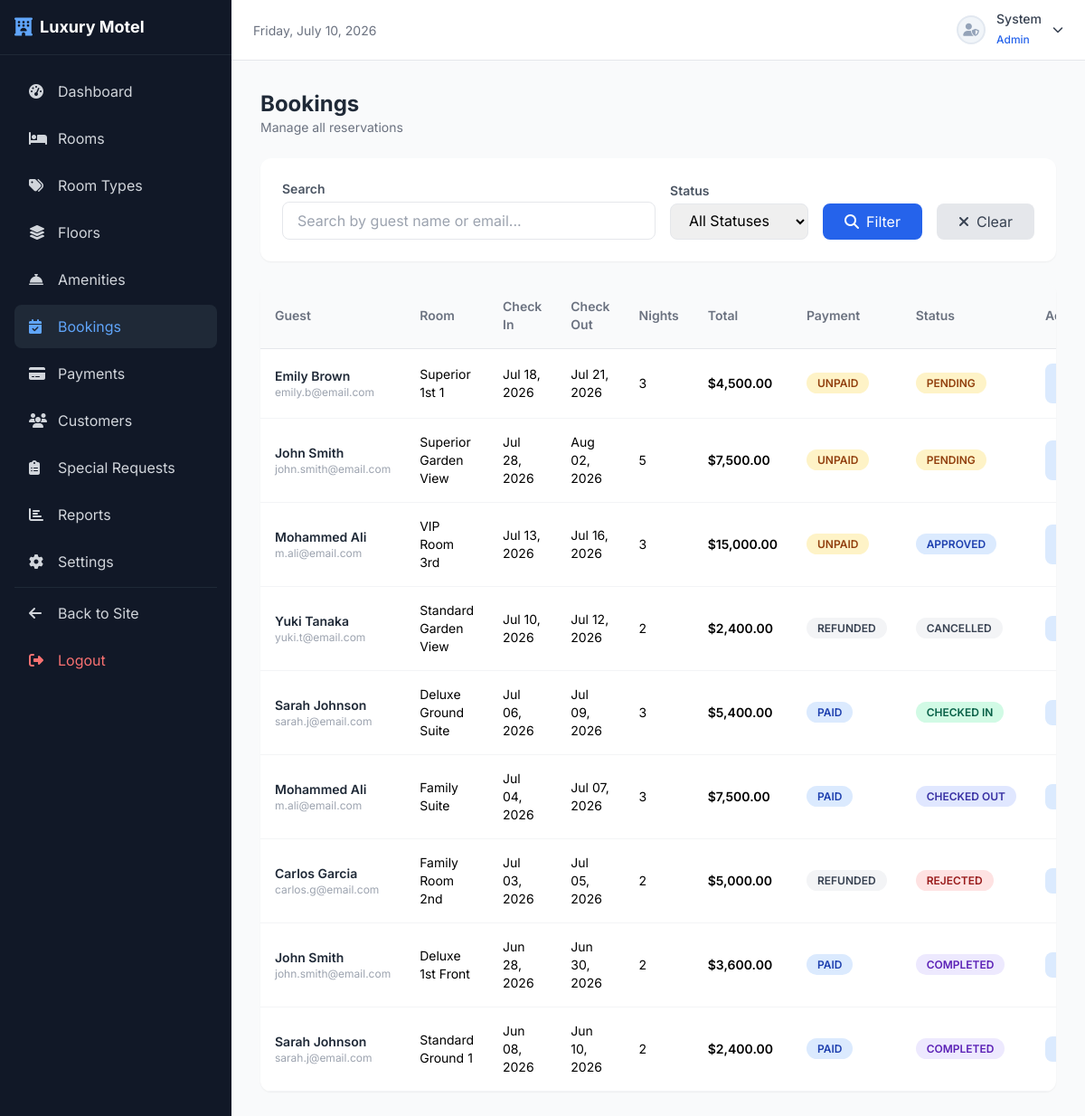
/admin/bookings/index.php (signed in), run on the app's committed database.
### tables this page shows
CREATE TABLE IF NOT EXISTS `reservations` (
    `reservation_id` INT AUTO_INCREMENT PRIMARY KEY,
    `user_id` INT NOT NULL,
    `room_id` INT NOT NULL,
    `check_in_date` DATE NOT NULL,
    `check_out_date` DATE NOT NULL,
    `adults` INT NOT NULL DEFAULT 1,
    `children` INT NOT NULL DEFAULT 0,
    `total_guests` INT NOT NULL,
    `total_nights` INT NOT NULL,
    `room_price` DECIMAL(10,2) NOT NULL,
    `total_price` DECIMAL(10,2) NOT NULL,
    `booking_status` ENUM('Pending', 'Approved', 'Rejected', 'Checked In', 'Checked Out', 'Cancelled', 'Completed') DEFAULT 'Pending',
    `payment_status` ENUM('Unpaid', 'Paid', 'Refunded') DEFAULT 'Unpaid',
    `early_check_in_time` TIME NULL,
    `late_check_out_time` TIME NULL,
    `special_notes` TEXT NULL,
    `customer_hidden` TINYINT(1) NOT NULL DEFAULT 0,
    `created_at` TIMESTAMP DEFAULT CURRENT_TIMESTAMP,
    FOREIGN KEY (`user_id`) REFERENCES `users`(`user_id`) ON DELETE RESTRICT ON UPDATE CASCADE,
    FOREIGN KEY (`room_id`) REFERENCES `rooms`(`room_id`) ON DELETE RESTRICT ON UPDATE CASCADE,
    INDEX idx_dates (check_in_date, check_out_date),
    INDEX idx_status (booking_status)
);

CREATE TABLE IF NOT EXISTS `users` (
    `user_id` INT AUTO_INCREMENT PRIMARY KEY,
    `role_id` INT NOT NULL,
    `first_name` VARCHAR(50) NOT NULL,
    `last_name` VARCHAR(50) NOT NULL,
    `email` VARCHAR(100) NOT NULL UNIQUE,
    `password` VARCHAR(255) NOT NULL,
    `phone` VARCHAR(20) NOT NULL,
    `gender` ENUM('Male', 'Female', 'Other') NOT NULL,
    `nationality` VARCHAR(50) NOT NULL,
    `address` TEXT NOT NULL,
    `profile_image` VARCHAR(255) DEFAULT 'default_user.png',
    `status` ENUM('Active', 'Inactive') DEFAULT 'Active',
    `created_at` TIMESTAMP DEFAULT CURRENT_TIMESTAMP,
    FOREIGN KEY (`role_id`) REFERENCES `roles`(`role_id`) ON DELETE RESTRICT ON UPDATE CASCADE
);

CREATE TABLE IF NOT EXISTS `rooms` (
    `room_id` INT AUTO_INCREMENT PRIMARY KEY,
    `type_id` INT NOT NULL,
    `floor_id` INT NOT NULL,
    `room_number` VARCHAR(10) NOT NULL UNIQUE,
    `room_name` VARCHAR(100) NOT NULL,
    `status` ENUM('Available', 'Occupied', 'Maintenance', 'Reserved', 'Cleaning') DEFAULT 'Available',
    `description` TEXT NULL,
    FOREIGN KEY (`type_id`) REFERENCES `room_types`(`type_id`) ON DELETE RESTRICT ON UPDATE CASCADE,
    FOREIGN KEY (`floor_id`) REFERENCES `floors`(`floor_id`) ON DELETE RESTRICT ON UPDATE CASCADE
);

### config/db.php (called while the page is built, shortened)
<?php
function sanitize($input) {
    return htmlspecialchars(strip_tags(trim($input)), ENT_QUOTES, 'UTF-8');
}
function formatDate($date) {
    return date('M d, Y', strtotime($date));
}
function formatCurrency($amount) {
    return '$' . number_format($amount, 2);
}
function badgeClass($status) {
    return strtolower(str_replace(' ', '-', $status));
}

### admin/bookings/index.php (the view, shortened to what this page needs)
<?php
require_once '../../config/db.php';
?>
<!DOCTYPE html>
<html lang="en">
<head>
    <script src="https://cdn.tailwindcss.com"></script>
    <link rel="stylesheet" href="https://cdnjs.cloudflare.com/ajax/libs/font-awesome/6.5.1/css/all.min.css">
    <link rel="stylesheet" href="<?php echo SITE_URL; ?>assets/css/style.css">
</head>
<body class="font-[Inter] bg-gray-50">
<?php include '../../includes/sidebar.php'; ?>
<?php include '../../includes/admin-topbar.php'; ?>
<div class="ml-64 p-8">
    <div class="flex items-center justify-between mb-6">
        <div>
            <h1 class="text-2xl font-bold text-gray-800">Bookings</h1>
            <p class="text-gray-500 text-sm">Manage all reservations</p>
        </div>
    </div>
    <div class="bg-white rounded-xl shadow-sm p-6 mb-6">
        <form method="GET" class="flex flex-wrap gap-4 items-end">
            <div class="flex-1 min-w-[200px]">
                <label class="block text-sm font-semibold text-gray-600 mb-1">Search</label>
                <input type="text" name="search" value="<?php echo sanitize($_GET['search'] ?? ''); ?>" placeholder="Search by guest name or email..." class="w-full px-4 py-2 border border-gray-200 rounded-lg focus:ring-2 focus:ring-blue-500 outline-none">
            </div>
            <div>
                <label class="block text-sm font-semibold text-gray-600 mb-1">Status</label>
                <select name="status" class="px-4 py-2 border border-gray-200 rounded-lg focus:ring-2 focus:ring-blue-500 outline-none">
                    <option value="">All Statuses</option>
                </select>
            </div>
            <button type="submit" class="px-6 py-2 bg-blue-600 text-white rounded-lg hover:bg-blue-700 transition"><i class="fas fa-search mr-2"></i>Filter</button>
            <a href="index.php" class="px-6 py-2 bg-gray-200 text-gray-700 rounded-lg hover:bg-gray-300 transition"><i class="fas fa-times mr-2"></i>Clear</a>
        </form>
    </div>
    <div class="bg-white rounded-xl shadow-sm overflow-hidden">
        <div class="overflow-x-auto">
            <table class="w-full text-sm">
                <thead>
                    <tr class="text-left text-gray-500 border-b bg-gray-50">
                        <th class="p-4 font-semibold">Guest</th>
                        <th class="p-4 font-semibold">Room</th>
                        <th class="p-4 font-semibold">Check In</th>
                        <th class="p-4 font-semibold">Check Out</th>
                        <th class="p-4 font-semibold">Nights</th>
                        <th class="p-4 font-semibold">Total</th>
                        <th class="p-4 font-semibold">Payment</th>
                        <th class="p-4 font-semibold">Status</th>
                        <th class="p-4 font-semibold">Actions</th>
                    </tr>
                </thead>
                <tbody>
                    <?php
                    $params = [];
                    $where = '';
                    $sql = "SELECT r.*, u.first_name, u.last_name, u.email, rm.room_number, rm.room_name
                            FROM reservations r
                            JOIN users u ON r.user_id = u.user_id
                            JOIN rooms rm ON r.room_id = rm.room_id
                            $where
                            ORDER BY r.created_at DESC";
                    $stmt = $pdo->prepare($sql);
                    $stmt->execute($params);
                    $bookings = $stmt->fetchAll();
                    foreach ($bookings as $b):
                    ?>
                    <tr class="border-b border-gray-100 hover:bg-gray-50">
                        <td class="p-4">
                            <div class="font-semibold text-gray-800"><?php echo sanitize($b['first_name'] . ' ' . $b['last_name']); ?></div>
                            <div class="text-gray-400 text-xs"><?php echo sanitize($b['email']); ?></div>
                        </td>
                        <td class="p-4"><?php echo sanitize($b['room_name'] ?: $b['room_number']); ?></td>
                        <td class="p-4"><?php echo formatDate($b['check_in_date']); ?></td>
                        <td class="p-4"><?php echo formatDate($b['check_out_date']); ?></td>
                        <td class="p-4"><?php echo $b['total_nights']; ?></td>
                        <td class="p-4 font-semibold"><?php echo formatCurrency($b['total_price']); ?></td>
                        <td class="p-4">
                            <span class="badge-status <?php
                                echo $b['payment_status'] === 'Paid' ? 'badge-approved' : ($b['payment_status'] === 'Refunded' ? 'badge-cancelled' : 'badge-pending');
                            ?>"><?php echo $b['payment_status']; ?></span>
                        </td>
                        <td class="p-4">
                            <span class="badge-status badge-<?php echo badgeClass($b['booking_status']); ?>"><?php echo $b['booking_status']; ?></span>
                        </td>
                        <td class="p-4">
                            <div class="flex items-center space-x-2">
                                <a href="view.php?id=<?php echo $b['reservation_id']; ?>" class="px-3 py-1.5 bg-blue-100 text-blue-700 rounded-lg hover:bg-blue-200 transition text-xs font-semibold"><i class="fas fa-eye mr-1"></i>View</a>
                            </div>
                        </td>
                    </tr>
                    <?php endforeach; ?>
                </tbody>
            </table>
        </div>
    </div>
</div>
<?php include '../../includes/admin-footer.php'; ?>

### assets/css/style.css (style rules this page uses)
.badge-status { padding: 0.25rem 0.75rem; border-radius: 9999px; font-size: 0.75rem; font-weight: 600; text-transform: uppercase; white-space: nowrap; }
.badge-pending { background: #fef3c7; color: #92400e; }
.badge-approved { background: #dbeafe; color: #1e40af; }
.badge-rejected { background: #fee2e2; color: #991b1b; }
.badge-checked-in { background: #d1fae5; color: #065f46; }
.badge-checked-out { background: #e0e7ff; color: #3730a3; }
.badge-cancelled { background: #f3f4f6; color: #374151; }
.badge-completed { background: #ede9fe; color: #5b21b6; }

### data on the page
reservations: user.last_name "Emily Brown", user.email "emily.b@email.com", room.room_name "Superior 1st 1", check_in_date "Jul 18, 2026", check_out_date "Jul 21, 2026", total_nights "3", total_price "$4,500.00", payment_status "UNPAID", booking_status "PENDING"
reservations: user.last_name "John Smith", user.email "john.smith@email.com", room.room_name "Superior Garden View", check_in_date "Jul 28, 2026", check_out_date "Aug 02, 2026", total_nights "5", total_price "$7,500.00", payment_status "UNPAID", booking_status "PENDING"
reservations: user.last_name "Mohammed Ali", user.email "m.ali@email.com", room.room_name "VIP Room 3rd", check_in_date "Jul 13, 2026", check_out_date "Jul 16, 2026", total_nights "3", total_price "$15,000.00", payment_status "UNPAID", booking_status "APPROVED"
reservations: user.last_name "Yuki Tanaka", user.email "yuki.t@email.com", room.room_name "Standard Garden View", check_in_date "Jul 10, 2026", check_out_date "Jul 12, 2026", total_nights "2", total_price "$2,400.00", payment_status "REFUNDED", booking_status "CANCELLED"
reservations: user.last_name "Sarah Johnson", user.email "sarah.j@email.com", room.room_name "Deluxe Ground Suite", check_in_date "Jul 06, 2026", check_out_date "Jul 09, 2026", total_nights "3", total_price "$5,400.00", payment_status "PAID", booking_status "CHECKED IN"
reservations: user.last_name "Mohammed Ali", user.email "m.ali@email.com", room.room_name "Family Suite", check_in_date "Jul 04, 2026", check_out_date "Jul 07, 2026", total_nights "3", total_price "$7,500.00", payment_status "PAID", booking_status "CHECKED OUT"
reservations: user.last_name "Carlos Garcia", user.email "carlos.g@email.com", room.room_name "Family Room 2nd", check_in_date "Jul 03, 2026", check_out_date "Jul 05, 2026", total_nights "2", total_price "$5,000.00", payment_status "REFUNDED", booking_status "REJECTED"
reservations: user.last_name "John Smith", user.email "john.smith@email.com", room.room_name "Deluxe 1st Front", check_in_date "Jun 28, 2026", check_out_date "Jun 30, 2026", total_nights "2", total_price "$3,600.00", payment_status "PAID", booking_status "COMPLETED"
reservations: user.last_name "Sarah Johnson", user.email "sarah.j@email.com", room.room_name "Standard Ground 1", check_in_date "Jun 08, 2026", check_out_date "Jun 10, 2026", total_nights "2", total_price "$2,400.00", payment_status "PAID", booking_status "COMPLETED"

### other printed values
$_SESSION['first_name'] "System"
$_SESSION['role_name'] "Admin"
